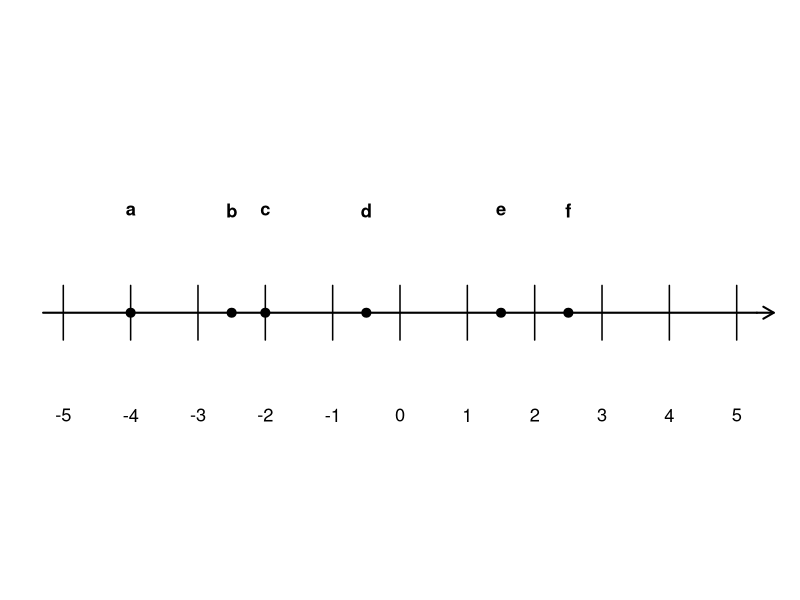
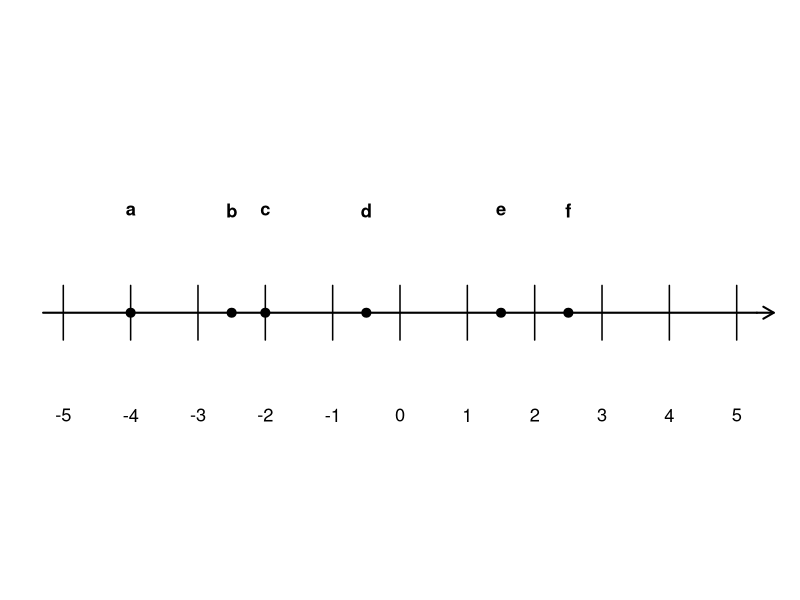

The R source for these figures, in order:
library(svglite)

make_plot <- function() {
  old <- par(mar = c(2,0,1,0), bg = "white")
  plot(0, 0, type = "n", xlim = c(-5.5, 5.5), ylim = c(-1, 1.2), axes = FALSE, xlab = "", ylab = "")
  # number line axis with arrow
  segments(-5.3, 0, 5.3, 0, lwd = 2)
  arrows(5.3, 0, 5.55, 0, lwd = 2, length = 0.12)
  # ticks and labels -5..5
  for (i in -5:5) {
    segments(i, -0.12, i, 0.12, lwd = 1.5)
    text(i, -0.45, as.character(i), cex = 1.1)
  }
  # marked points for 做一做: -4, -2, 2.5, -0.5, 1.5, -2.5
  pts <- c(-4, -2.5, -2, -0.5, 1.5, 2.5)
  pchs <- c("a", "b", "c", "d", "e", "f")
  points(pts, rep(0, 6), pch = 19, cex = 1.2)
  text(pts, rep(0.45, 6), pchs, cex = 1.1, font = 2)
  par(old)
}

svg_out <- "C:/Users/18904/Github/primary-mathematics/figures/week98-1.svg"
pdf_out <- "C:/Users/18904/Github/primary-mathematics/figures/week98-1.pdf"
svglite(svg_out, width = 6, height = 2.5)
make_plot(); dev.off()
cairo_pdf(pdf_out, width = 6, height = 2.5)
make_plot(); dev.off()
cat("done\n")
